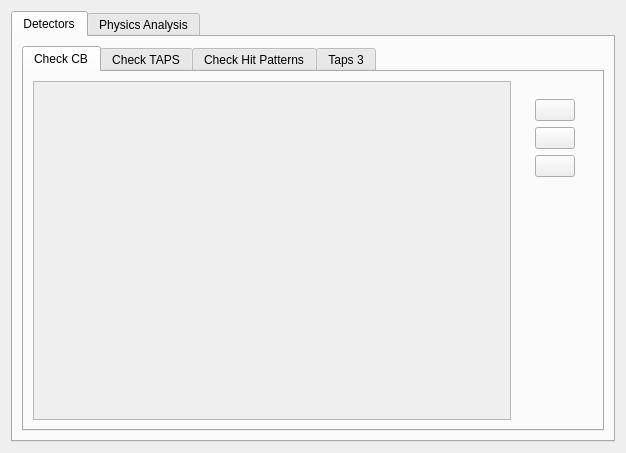
<?xml version="1.0" encoding="UTF-8"?>
<ui version="4.0">
 <class>TabComplete</class>
 <widget class="QWidget" name="TabComplete">
  <property name="geometry">
   <rect>
    <x>0</x>
    <y>0</y>
    <width>626</width>
    <height>453</height>
   </rect>
  </property>
  <property name="windowTitle">
   <string>Form</string>
  </property>
  <layout class="QVBoxLayout" name="verticalLayout_16">
   <item>
    <widget class="QTabWidget" name="tabWidget">
     <property name="currentIndex">
      <number>0</number>
     </property>
     <widget class="QWidget" name="tab">
      <attribute name="title">
       <string>Detectors</string>
      </attribute>
      <layout class="QHBoxLayout" name="horizontalLayout_2">
       <item>
        <widget class="QTabWidget" name="tabWidget_2">
         <property name="currentIndex">
          <number>0</number>
         </property>
         <widget class="QWidget" name="tab_3">
          <attribute name="title">
           <string>Check CB</string>
          </attribute>
          <layout class="QHBoxLayout" name="horizontalLayout_3">
           <item>
            <widget class="QScrollArea" name="scrollArea">
             <property name="widgetResizable">
              <bool>true</bool>
             </property>
             <widget class="QWidget" name="scrollAreaWidgetContents">
              <property name="geometry">
               <rect>
                <x>0</x>
                <y>0</y>
                <width>482</width>
                <height>331</height>
               </rect>
              </property>
              <layout class="QVBoxLayout" name="verticalLayout_2">
               <item>
                <widget class="TQtWidget" name="widget" native="true"/>
               </item>
              </layout>
             </widget>
            </widget>
           </item>
           <item>
            <widget class="QWidget" name="widget_2" native="true">
             <property name="sizePolicy">
              <sizepolicy hsizetype="Fixed" vsizetype="Preferred">
               <horstretch>0</horstretch>
               <verstretch>0</verstretch>
              </sizepolicy>
             </property>
             <layout class="QVBoxLayout" name="verticalLayout">
              <item>
               <widget class="QWidget" name="widget_3" native="true">
                <property name="sizePolicy">
                 <sizepolicy hsizetype="Fixed" vsizetype="Fixed">
                  <horstretch>0</horstretch>
                  <verstretch>0</verstretch>
                 </sizepolicy>
                </property>
                <property name="minimumSize">
                 <size>
                  <width>0</width>
                  <height>0</height>
                 </size>
                </property>
                <layout class="QVBoxLayout" name="verticalLayout_3">
                 <item>
                  <widget class="QPushButton" name="pushButton">
                   <property name="text">
                    <string/>
                   </property>
                   <property name="icon">
                    <iconset resource="Resources.qrc">
                     <normaloff>:/data/view_refresh.png</normaloff>:/data/view_refresh.png</iconset>
                   </property>
                  </widget>
                 </item>
                 <item>
                  <widget class="QPushButton" name="pushButtonZoomIn">
                   <property name="maximumSize">
                    <size>
                     <width>40</width>
                     <height>16777215</height>
                    </size>
                   </property>
                   <property name="text">
                    <string/>
                   </property>
                   <property name="icon">
                    <iconset resource="Resources.qrc">
                     <normaloff>:/data/forward.png</normaloff>:/data/forward.png</iconset>
                   </property>
                  </widget>
                 </item>
                 <item>
                  <widget class="QPushButton" name="pushButtonZoomOut">
                   <property name="maximumSize">
                    <size>
                     <width>40</width>
                     <height>16777215</height>
                    </size>
                   </property>
                   <property name="text">
                    <string/>
                   </property>
                   <property name="icon">
                    <iconset resource="Resources.qrc">
                     <normaloff>:/data/arrow_down.png</normaloff>:/data/arrow_down.png</iconset>
                   </property>
                  </widget>
                 </item>
                </layout>
               </widget>
              </item>
              <item>
               <widget class="QWidget" name="widget_4" native="true"/>
              </item>
              <item>
               <widget class="QWidget" name="widget_5" native="true"/>
              </item>
             </layout>
            </widget>
           </item>
          </layout>
         </widget>
         <widget class="QWidget" name="tab_4">
          <attribute name="title">
           <string>Check TAPS</string>
          </attribute>
          <layout class="QHBoxLayout" name="horizontalLayout_4">
           <item>
            <widget class="QScrollArea" name="scrollArea_2">
             <property name="widgetResizable">
              <bool>true</bool>
             </property>
             <widget class="QWidget" name="scrollAreaWidgetContents_2">
              <property name="geometry">
               <rect>
                <x>0</x>
                <y>0</y>
                <width>482</width>
                <height>331</height>
               </rect>
              </property>
              <layout class="QVBoxLayout" name="verticalLayout_4">
               <item>
                <widget class="TQtWidget" name="widgetTaps1" native="true"/>
               </item>
              </layout>
             </widget>
            </widget>
           </item>
           <item>
            <widget class="QWidget" name="widget_7" native="true">
             <property name="sizePolicy">
              <sizepolicy hsizetype="Fixed" vsizetype="Preferred">
               <horstretch>0</horstretch>
               <verstretch>0</verstretch>
              </sizepolicy>
             </property>
             <layout class="QVBoxLayout" name="verticalLayout_5">
              <item>
               <widget class="QWidget" name="widget_8" native="true">
                <property name="sizePolicy">
                 <sizepolicy hsizetype="Fixed" vsizetype="Fixed">
                  <horstretch>0</horstretch>
                  <verstretch>0</verstretch>
                 </sizepolicy>
                </property>
                <property name="minimumSize">
                 <size>
                  <width>0</width>
                  <height>0</height>
                 </size>
                </property>
                <layout class="QVBoxLayout" name="verticalLayout_6">
                 <item>
                  <widget class="QPushButton" name="buttonTaps1R">
                   <property name="text">
                    <string/>
                   </property>
                   <property name="icon">
                    <iconset resource="Resources.qrc">
                     <normaloff>:/data/view_refresh.png</normaloff>:/data/view_refresh.png</iconset>
                   </property>
                  </widget>
                 </item>
                 <item>
                  <widget class="QPushButton" name="buttonTaps1Plus">
                   <property name="maximumSize">
                    <size>
                     <width>40</width>
                     <height>16777215</height>
                    </size>
                   </property>
                   <property name="text">
                    <string/>
                   </property>
                   <property name="icon">
                    <iconset resource="Resources.qrc">
                     <normaloff>:/data/forward.png</normaloff>:/data/forward.png</iconset>
                   </property>
                  </widget>
                 </item>
                 <item>
                  <widget class="QPushButton" name="buttonTaps1Minus">
                   <property name="maximumSize">
                    <size>
                     <width>40</width>
                     <height>16777215</height>
                    </size>
                   </property>
                   <property name="text">
                    <string/>
                   </property>
                   <property name="icon">
                    <iconset resource="Resources.qrc">
                     <normaloff>:/data/arrow_down.png</normaloff>:/data/arrow_down.png</iconset>
                   </property>
                  </widget>
                 </item>
                </layout>
               </widget>
              </item>
              <item>
               <widget class="QWidget" name="widget_9" native="true"/>
              </item>
              <item>
               <widget class="QWidget" name="widget_10" native="true"/>
              </item>
             </layout>
            </widget>
           </item>
          </layout>
         </widget>
         <widget class="QWidget" name="tab_5">
          <attribute name="title">
           <string>Check Hit Patterns</string>
          </attribute>
          <layout class="QHBoxLayout" name="horizontalLayout_5">
           <item>
            <widget class="QScrollArea" name="scrollArea_3">
             <property name="widgetResizable">
              <bool>true</bool>
             </property>
             <widget class="QWidget" name="scrollAreaWidgetContents_3">
              <property name="geometry">
               <rect>
                <x>0</x>
                <y>0</y>
                <width>482</width>
                <height>331</height>
               </rect>
              </property>
              <layout class="QVBoxLayout" name="verticalLayout_9">
               <item>
                <widget class="TQtWidget" name="widgetTaps2" native="true"/>
               </item>
              </layout>
             </widget>
            </widget>
           </item>
           <item>
            <widget class="QWidget" name="widget_11" native="true">
             <property name="sizePolicy">
              <sizepolicy hsizetype="Fixed" vsizetype="Preferred">
               <horstretch>0</horstretch>
               <verstretch>0</verstretch>
              </sizepolicy>
             </property>
             <layout class="QVBoxLayout" name="verticalLayout_7">
              <item>
               <widget class="QWidget" name="widget_12" native="true">
                <property name="sizePolicy">
                 <sizepolicy hsizetype="Fixed" vsizetype="Fixed">
                  <horstretch>0</horstretch>
                  <verstretch>0</verstretch>
                 </sizepolicy>
                </property>
                <property name="minimumSize">
                 <size>
                  <width>0</width>
                  <height>0</height>
                 </size>
                </property>
                <layout class="QVBoxLayout" name="verticalLayout_8">
                 <item>
                  <widget class="QPushButton" name="buttonTaps2R">
                   <property name="text">
                    <string/>
                   </property>
                   <property name="icon">
                    <iconset resource="Resources.qrc">
                     <normaloff>:/data/view_refresh.png</normaloff>:/data/view_refresh.png</iconset>
                   </property>
                  </widget>
                 </item>
                 <item>
                  <widget class="QPushButton" name="buttonTaps2Plus">
                   <property name="maximumSize">
                    <size>
                     <width>40</width>
                     <height>16777215</height>
                    </size>
                   </property>
                   <property name="text">
                    <string/>
                   </property>
                   <property name="icon">
                    <iconset resource="Resources.qrc">
                     <normaloff>:/data/forward.png</normaloff>:/data/forward.png</iconset>
                   </property>
                  </widget>
                 </item>
                 <item>
                  <widget class="QPushButton" name="buttonTaps2Minus">
                   <property name="maximumSize">
                    <size>
                     <width>40</width>
                     <height>16777215</height>
                    </size>
                   </property>
                   <property name="text">
                    <string/>
                   </property>
                   <property name="icon">
                    <iconset resource="Resources.qrc">
                     <normaloff>:/data/arrow_down.png</normaloff>:/data/arrow_down.png</iconset>
                   </property>
                  </widget>
                 </item>
                </layout>
               </widget>
              </item>
              <item>
               <widget class="QWidget" name="widget_13" native="true"/>
              </item>
              <item>
               <widget class="QWidget" name="widget_14" native="true"/>
              </item>
             </layout>
            </widget>
           </item>
          </layout>
         </widget>
         <widget class="QWidget" name="tab_6">
          <attribute name="title">
           <string>Taps 3</string>
          </attribute>
          <layout class="QHBoxLayout" name="horizontalLayout_6">
           <item>
            <widget class="QScrollArea" name="scrollArea_4">
             <property name="widgetResizable">
              <bool>true</bool>
             </property>
             <widget class="QWidget" name="scrollAreaWidgetContents_4">
              <property name="geometry">
               <rect>
                <x>0</x>
                <y>0</y>
                <width>482</width>
                <height>331</height>
               </rect>
              </property>
              <layout class="QVBoxLayout" name="verticalLayout_10">
               <item>
                <widget class="TQtWidget" name="widgetTaps3" native="true"/>
               </item>
              </layout>
             </widget>
            </widget>
           </item>
           <item>
            <widget class="QWidget" name="widget_15" native="true">
             <property name="sizePolicy">
              <sizepolicy hsizetype="Fixed" vsizetype="Preferred">
               <horstretch>0</horstretch>
               <verstretch>0</verstretch>
              </sizepolicy>
             </property>
             <layout class="QVBoxLayout" name="verticalLayout_11">
              <item>
               <widget class="QWidget" name="widget_16" native="true">
                <property name="sizePolicy">
                 <sizepolicy hsizetype="Fixed" vsizetype="Fixed">
                  <horstretch>0</horstretch>
                  <verstretch>0</verstretch>
                 </sizepolicy>
                </property>
                <property name="minimumSize">
                 <size>
                  <width>0</width>
                  <height>0</height>
                 </size>
                </property>
                <layout class="QVBoxLayout" name="verticalLayout_12">
                 <item>
                  <widget class="QPushButton" name="buttonTaps3R">
                   <property name="text">
                    <string/>
                   </property>
                   <property name="icon">
                    <iconset resource="Resources.qrc">
                     <normaloff>:/data/view_refresh.png</normaloff>:/data/view_refresh.png</iconset>
                   </property>
                  </widget>
                 </item>
                 <item>
                  <widget class="QPushButton" name="buttonTaps3Plus">
                   <property name="maximumSize">
                    <size>
                     <width>40</width>
                     <height>16777215</height>
                    </size>
                   </property>
                   <property name="text">
                    <string/>
                   </property>
                   <property name="icon">
                    <iconset resource="Resources.qrc">
                     <normaloff>:/data/forward.png</normaloff>:/data/forward.png</iconset>
                   </property>
                  </widget>
                 </item>
                 <item>
                  <widget class="QPushButton" name="buttonTaps3Minus">
                   <property name="maximumSize">
                    <size>
                     <width>40</width>
                     <height>16777215</height>
                    </size>
                   </property>
                   <property name="text">
                    <string/>
                   </property>
                   <property name="icon">
                    <iconset resource="Resources.qrc">
                     <normaloff>:/data/arrow_down.png</normaloff>:/data/arrow_down.png</iconset>
                   </property>
                  </widget>
                 </item>
                </layout>
               </widget>
              </item>
              <item>
               <widget class="QWidget" name="widget_17" native="true"/>
              </item>
              <item>
               <widget class="QWidget" name="widget_18" native="true">
                <widget class="QPushButton" name="buttonSave2">
                 <property name="geometry">
                  <rect>
                   <x>10</x>
                   <y>40</y>
                   <width>41</width>
                   <height>41</height>
                  </rect>
                 </property>
                 <property name="toolTip">
                  <string>&lt;html&gt;&lt;head/&gt;&lt;body&gt;&lt;p&gt;&lt;span style=&quot; font-weight:600;&quot;&gt;Resave Accumulated ACQU and Physics as different files and clean Accumulated files.&lt;/span&gt;&lt;/p&gt;&lt;/body&gt;&lt;/html&gt;</string>
                 </property>
                 <property name="text">
                  <string/>
                 </property>
                 <property name="icon">
                  <iconset resource="Resources.qrc">
                   <normaloff>:/data/cd_rom.png</normaloff>:/data/cd_rom.png</iconset>
                 </property>
                 <property name="iconSize">
                  <size>
                   <width>35</width>
                   <height>35</height>
                  </size>
                 </property>
                </widget>
               </widget>
              </item>
             </layout>
            </widget>
           </item>
          </layout>
         </widget>
        </widget>
       </item>
      </layout>
     </widget>
     <widget class="QWidget" name="tab_2">
      <attribute name="title">
       <string>Physics Analysis</string>
      </attribute>
      <layout class="QHBoxLayout" name="horizontalLayout_7">
       <item>
        <widget class="QScrollArea" name="scrollArea_5">
         <property name="widgetResizable">
          <bool>true</bool>
         </property>
         <widget class="QWidget" name="scrollAreaWidgetContents_5">
          <property name="geometry">
           <rect>
            <x>0</x>
            <y>0</y>
            <width>504</width>
            <height>382</height>
           </rect>
          </property>
          <layout class="QVBoxLayout" name="verticalLayout_15">
           <item>
            <widget class="TQtWidget" name="widgetPA" native="true"/>
           </item>
          </layout>
         </widget>
        </widget>
       </item>
       <item>
        <widget class="QWidget" name="widget_19" native="true">
         <property name="sizePolicy">
          <sizepolicy hsizetype="Fixed" vsizetype="Preferred">
           <horstretch>0</horstretch>
           <verstretch>0</verstretch>
          </sizepolicy>
         </property>
         <layout class="QVBoxLayout" name="verticalLayout_13">
          <item>
           <widget class="QWidget" name="widget_20" native="true">
            <property name="sizePolicy">
             <sizepolicy hsizetype="Fixed" vsizetype="Fixed">
              <horstretch>0</horstretch>
              <verstretch>0</verstretch>
             </sizepolicy>
            </property>
            <property name="minimumSize">
             <size>
              <width>0</width>
              <height>0</height>
             </size>
            </property>
            <layout class="QVBoxLayout" name="verticalLayout_14">
             <item>
              <widget class="QPushButton" name="buttonPAR">
               <property name="text">
                <string/>
               </property>
               <property name="icon">
                <iconset resource="Resources.qrc">
                 <normaloff>:/data/view_refresh.png</normaloff>:/data/view_refresh.png</iconset>
               </property>
              </widget>
             </item>
             <item>
              <widget class="QPushButton" name="buttonPAPlus">
               <property name="maximumSize">
                <size>
                 <width>40</width>
                 <height>16777215</height>
                </size>
               </property>
               <property name="text">
                <string/>
               </property>
               <property name="icon">
                <iconset resource="Resources.qrc">
                 <normaloff>:/data/forward.png</normaloff>:/data/forward.png</iconset>
               </property>
              </widget>
             </item>
             <item>
              <widget class="QPushButton" name="buttonTapsPAM">
               <property name="maximumSize">
                <size>
                 <width>40</width>
                 <height>16777215</height>
                </size>
               </property>
               <property name="text">
                <string/>
               </property>
               <property name="icon">
                <iconset resource="Resources.qrc">
                 <normaloff>:/data/arrow_down.png</normaloff>:/data/arrow_down.png</iconset>
               </property>
              </widget>
             </item>
            </layout>
           </widget>
          </item>
          <item>
           <widget class="QWidget" name="widget_21" native="true"/>
          </item>
          <item>
           <widget class="QWidget" name="widget_22" native="true">
            <widget class="QPushButton" name="buttonSave">
             <property name="geometry">
              <rect>
               <x>10</x>
               <y>80</y>
               <width>41</width>
               <height>41</height>
              </rect>
             </property>
             <property name="toolTip">
              <string>&lt;html&gt;&lt;head/&gt;&lt;body&gt;&lt;p&gt;&lt;span style=&quot; font-weight:600;&quot;&gt;Resave Accumulated ACQU and Physics as different files and clean Accumulated files.&lt;/span&gt;&lt;/p&gt;&lt;/body&gt;&lt;/html&gt;</string>
             </property>
             <property name="text">
              <string/>
             </property>
             <property name="icon">
              <iconset resource="Resources.qrc">
               <normaloff>:/data/cd_rom.png</normaloff>:/data/cd_rom.png</iconset>
             </property>
             <property name="iconSize">
              <size>
               <width>35</width>
               <height>35</height>
              </size>
             </property>
            </widget>
           </widget>
          </item>
         </layout>
        </widget>
       </item>
      </layout>
     </widget>
    </widget>
   </item>
  </layout>
 </widget>
 <customwidgets>
  <customwidget>
   <class>TQtWidget</class>
   <extends>QWidget</extends>
   <header>TQtWidget.h</header>
   <container>1</container>
  </customwidget>
 </customwidgets>
 <resources>
  <include location="Resources.qrc"/>
 </resources>
 <connections/>
</ui>
